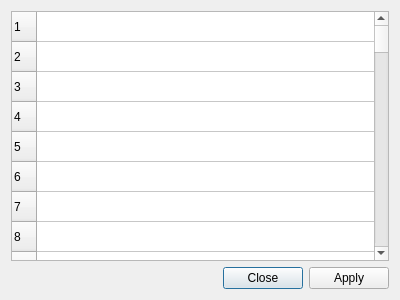
<?xml version="1.0" encoding="UTF-8"?>
<ui version="4.0">
 <class>FileClipboardDialog</class>
 <widget class="QDialog" name="FileClipboardDialog">
  <property name="geometry">
   <rect>
    <x>0</x>
    <y>0</y>
    <width>400</width>
    <height>300</height>
   </rect>
  </property>
  <property name="windowTitle">
   <string>Dialog</string>
  </property>
  <layout class="QGridLayout" name="gridLayout">
   <item row="2" column="0">
    <widget class="QDialogButtonBox" name="buttonBox">
     <property name="orientation">
      <enum>Qt::Horizontal</enum>
     </property>
     <property name="standardButtons">
      <set>QDialogButtonBox::Apply|QDialogButtonBox::Close</set>
     </property>
    </widget>
   </item>
   <item row="0" column="0">
    <widget class="QTableWidget" name="fileClipboardTable">
     <property name="rowCount">
      <number>256</number>
     </property>
     <property name="columnCount">
      <number>1</number>
     </property>
     <attribute name="horizontalHeaderVisible">
      <bool>false</bool>
     </attribute>
     <attribute name="horizontalHeaderDefaultSectionSize">
      <number>400</number>
     </attribute>
     <attribute name="horizontalHeaderHighlightSections">
      <bool>false</bool>
     </attribute>
     <attribute name="verticalHeaderVisible">
      <bool>true</bool>
     </attribute>
     <row/>
     <row/>
     <row/>
     <row/>
     <row/>
     <row/>
     <row/>
     <row/>
     <row/>
     <row/>
     <row/>
     <row/>
     <row/>
     <row/>
     <row/>
     <row/>
     <row/>
     <row/>
     <row/>
     <row/>
     <row/>
     <row/>
     <row/>
     <row/>
     <row/>
     <row/>
     <row/>
     <row/>
     <row/>
     <row/>
     <row/>
     <row/>
     <row/>
     <row/>
     <row/>
     <row/>
     <row/>
     <row/>
     <row/>
     <row/>
     <row/>
     <row/>
     <row/>
     <row/>
     <row/>
     <row/>
     <row/>
     <row/>
     <row/>
     <row/>
     <row/>
     <row/>
     <row/>
     <row/>
     <row/>
     <row/>
     <row/>
     <row/>
     <row/>
     <row/>
     <row/>
     <row/>
     <row/>
     <row/>
     <row/>
     <row/>
     <row/>
     <row/>
     <row/>
     <row/>
     <row/>
     <row/>
     <row/>
     <row/>
     <row/>
     <row/>
     <row/>
     <row/>
     <row/>
     <row/>
     <row/>
     <row/>
     <row/>
     <row/>
     <row/>
     <row/>
     <row/>
     <row/>
     <row/>
     <row/>
     <row/>
     <row/>
     <row/>
     <row/>
     <row/>
     <row/>
     <row/>
     <row/>
     <row/>
     <row/>
     <row/>
     <row/>
     <row/>
     <row/>
     <row/>
     <row/>
     <row/>
     <row/>
     <row/>
     <row/>
     <row/>
     <row/>
     <row/>
     <row/>
     <row/>
     <row/>
     <row/>
     <row/>
     <row/>
     <row/>
     <row/>
     <row/>
     <row/>
     <row/>
     <row/>
     <row/>
     <row/>
     <row/>
     <row/>
     <row/>
     <row/>
     <row/>
     <row/>
     <row/>
     <row/>
     <row/>
     <row/>
     <row/>
     <row/>
     <row/>
     <row/>
     <row/>
     <row/>
     <row/>
     <row/>
     <row/>
     <row/>
     <row/>
     <row/>
     <row/>
     <row/>
     <row/>
     <row/>
     <row/>
     <row/>
     <row/>
     <row/>
     <row/>
     <row/>
     <row/>
     <row/>
     <row/>
     <row/>
     <row/>
     <row/>
     <row/>
     <row/>
     <row/>
     <row/>
     <row/>
     <row/>
     <row/>
     <row/>
     <row/>
     <row/>
     <row/>
     <row/>
     <row/>
     <row/>
     <row/>
     <row/>
     <row/>
     <row/>
     <row/>
     <row/>
     <row/>
     <row/>
     <row/>
     <row/>
     <row/>
     <row/>
     <row/>
     <row/>
     <row/>
     <row/>
     <row/>
     <row/>
     <row/>
     <row/>
     <row/>
     <row/>
     <row/>
     <row/>
     <row/>
     <row/>
     <row/>
     <row/>
     <row/>
     <row/>
     <row/>
     <row/>
     <row/>
     <row/>
     <row/>
     <row/>
     <row/>
     <row/>
     <row/>
     <row/>
     <row/>
     <row/>
     <row/>
     <row/>
     <row/>
     <row/>
     <row/>
     <row/>
     <row/>
     <row/>
     <row/>
     <row/>
     <row/>
     <row/>
     <row/>
     <row/>
     <row/>
     <row/>
     <row/>
     <row/>
     <row/>
     <row/>
     <row/>
     <row/>
     <row/>
     <row/>
     <row/>
     <row/>
     <row/>
     <row/>
     <row/>
     <row/>
     <row/>
     <row/>
     <row/>
     <row/>
     <row/>
     <column/>
    </widget>
   </item>
  </layout>
 </widget>
 <resources/>
 <connections>
  <connection>
   <sender>buttonBox</sender>
   <signal>accepted()</signal>
   <receiver>FileClipboardDialog</receiver>
   <slot>accept()</slot>
   <hints>
    <hint type="sourcelabel">
     <x>248</x>
     <y>254</y>
    </hint>
    <hint type="destinationlabel">
     <x>157</x>
     <y>274</y>
    </hint>
   </hints>
  </connection>
  <connection>
   <sender>buttonBox</sender>
   <signal>rejected()</signal>
   <receiver>FileClipboardDialog</receiver>
   <slot>reject()</slot>
   <hints>
    <hint type="sourcelabel">
     <x>316</x>
     <y>260</y>
    </hint>
    <hint type="destinationlabel">
     <x>286</x>
     <y>274</y>
    </hint>
   </hints>
  </connection>
 </connections>
</ui>
